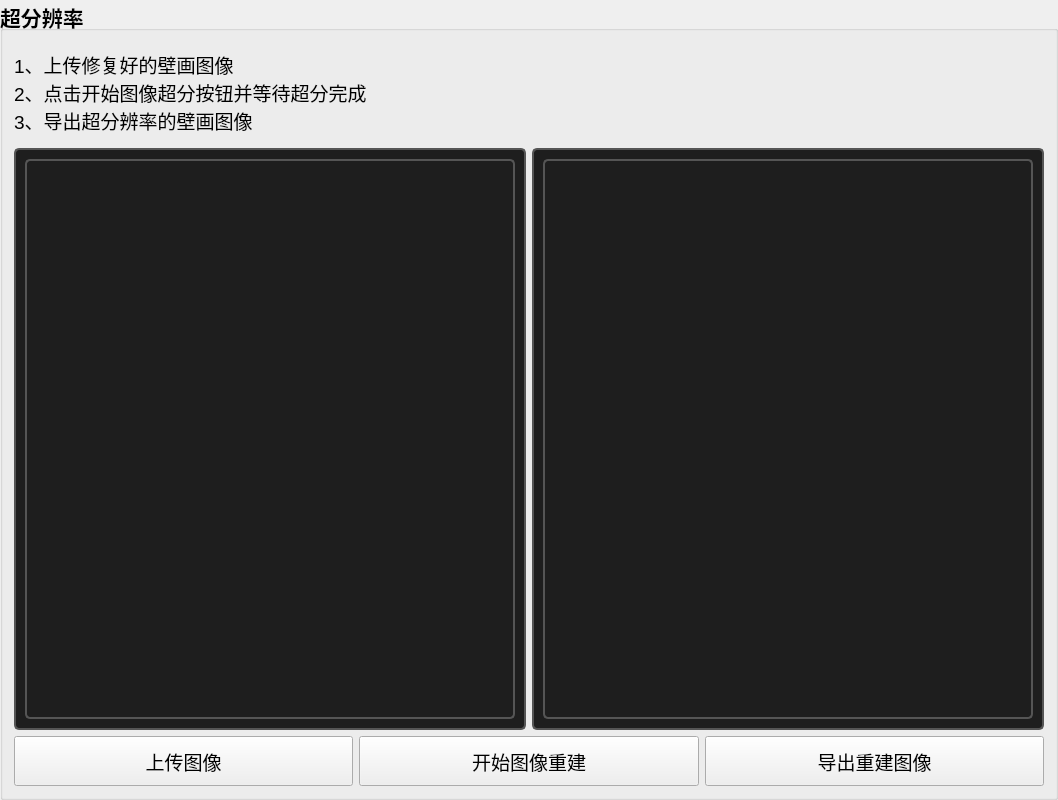
             <widget class="QGroupBox" name="groupBox_8">
              <property name="minimumSize">
               <size>
                <width>500</width>
                <height>800</height>
               </size>
              </property>
              <property name="font">
               <font>
                <pointsize>16</pointsize>
                <bold>true</bold>
               </font>
              </property>
              <property name="title">
               <string>超分辨率</string>
              </property>
              <layout class="QVBoxLayout" name="verticalLayout_20">
               <item>
                <layout class="QGridLayout" name="gridLayout_11">
                 <item row="1" column="1">
                  <widget class="QFrame" name="frame_8">
                   <property name="sizePolicy">
                    <sizepolicy hsizetype="Preferred" vsizetype="Preferred">
                     <horstretch>0</horstretch>
                     <verstretch>0</verstretch>
                    </sizepolicy>
                   </property>
                   <property name="minimumSize">
                    <size>
                     <width>512</width>
                     <height>512</height>
                    </size>
                   </property>
                   <property name="styleSheet">
                    <string notr="true">    border: 2px solid #555;       /* 边框粗细 + 颜色 */
    border-radius: 5px;           /* 圆角 */
    background-color: #1e1e1e;    /* 背景色 */</string>
                   </property>
                   <property name="frameShape">
                    <enum>QFrame::Shape::StyledPanel</enum>
                   </property>
                   <property name="frameShadow">
                    <enum>QFrame::Shadow::Raised</enum>
                   </property>
                   <layout class="QVBoxLayout" name="verticalLayout_19">
                    <item>
                     <widget class="QGraphicsView" name="graphicsView_image_sr_output"/>
                    </item>
                   </layout>
                  </widget>
                 </item>
                 <item row="2" column="0" colspan="2">
                  <layout class="QHBoxLayout" name="horizontalLayout_2">
                   <item>
                    <widget class="QPushButton" name="pushButton_upload_sr_image">
                     <property name="minimumSize">
                      <size>
                       <width>0</width>
                       <height>50</height>
                      </size>
                     </property>
                     <property name="font">
                      <font>
                       <pointsize>14</pointsize>
                       <bold>false</bold>
                      </font>
                     </property>
                     <property name="text">
                      <string>上传图像</string>
                     </property>
                    </widget>
                   </item>
                   <item>
                    <widget class="QPushButton" name="pushButton_image_sr">
                     <property name="minimumSize">
                      <size>
                       <width>0</width>
                       <height>50</height>
                      </size>
                     </property>
                     <property name="font">
                      <font>
                       <pointsize>14</pointsize>
                       <bold>false</bold>
                      </font>
                     </property>
                     <property name="text">
                      <string>开始图像重建</string>
                     </property>
                    </widget>
                   </item>
                   <item>
                    <widget class="QPushButton" name="pushButton_export_sr_image">
                     <property name="minimumSize">
                      <size>
                       <width>0</width>
                       <height>50</height>
                      </size>
                     </property>
                     <property name="font">
                      <font>
                       <pointsize>14</pointsize>
                       <bold>false</bold>
                      </font>
                     </property>
                     <property name="text">
                      <string>导出重建图像</string>
                     </property>
                    </widget>
                   </item>
                  </layout>
                 </item>
                 <item row="1" column="0">
                  <widget class="QFrame" name="frame_7">
                   <property name="sizePolicy">
                    <sizepolicy hsizetype="Preferred" vsizetype="Preferred">
                     <horstretch>0</horstretch>
                     <verstretch>0</verstretch>
                    </sizepolicy>
                   </property>
                   <property name="minimumSize">
                    <size>
                     <width>512</width>
                     <height>512</height>
                    </size>
                   </property>
                   <property name="styleSheet">
                    <string notr="true">    border: 2px solid #555;       /* 边框粗细 + 颜色 */
    border-radius: 5px;           /* 圆角 */
    background-color: #1e1e1e;    /* 背景色 */</string>
                   </property>
                   <property name="frameShape">
                    <enum>QFrame::Shape::StyledPanel</enum>
                   </property>
                   <property name="frameShadow">
                    <enum>QFrame::Shadow::Raised</enum>
                   </property>
                   <layout class="QVBoxLayout" name="verticalLayout_18">
                    <item>
                     <widget class="QGraphicsView" name="graphicsView_image_sr_input"/>
                    </item>
                   </layout>
                  </widget>
                 </item>
                 <item row="0" column="0" colspan="2">
                  <widget class="QLabel" name="label_5">
                   <property name="minimumSize">
                    <size>
                     <width>0</width>
                     <height>100</height>
                    </size>
                   </property>
                   <property name="font">
                    <font>
                     <pointsize>14</pointsize>
                     <bold>false</bold>
                    </font>
                   </property>
                   <property name="text">
                    <string>1、上传修复好的壁画图像
2、点击开始图像超分按钮并等待超分完成
3、导出超分辨率的壁画图像</string>
                   </property>
                  </widget>
                 </item>
                </layout>
               </item>
              </layout>
             </widget>
